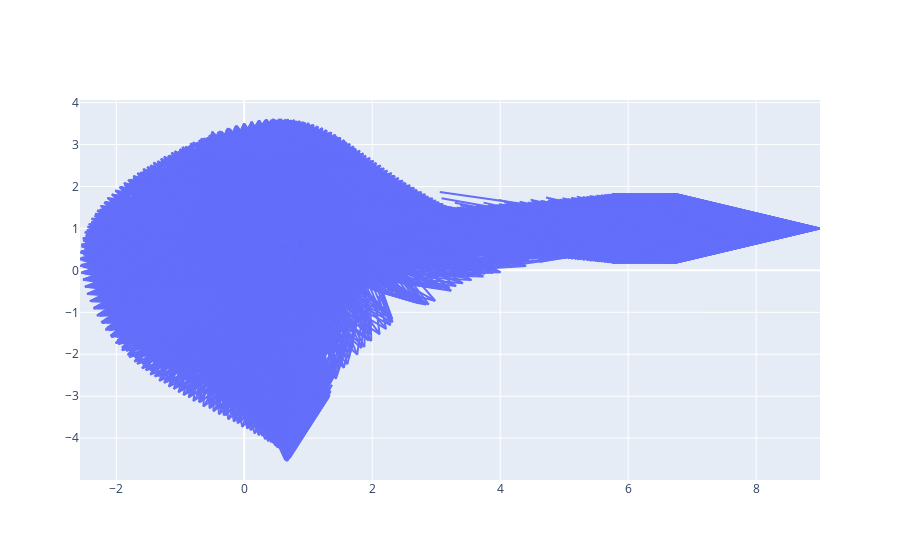

Notebook code for this chart:
### Code cell
# Normalize and set color 
cmap = plt.cm.twilight
cNorm  = colors.Normalize(vmin=0, vmax=1)
scalarMap = cmx.ScalarMappable(norm=cNorm,cmap=cmap)

# Calculating length of the arrow to determine the color values
length = np.hypot(data[3] , data[4])


colorVal = scalarMap.to_rgba(length)
fig, ax = plt.subplots(figsize=(10,10))
fig = ff.create_quiver(data[0], data[1], data[3], data[4], scale= 8)
fig.show()
#flow = ax.quiver(,data[1],data[3],data[4],color = colorVal ,pivot='mid' , scale = 8  )
# ax.set_title('Flow Visualization')
# ax.set_aspect('equal')
# ax.use_sticky_edges = False


#https://stackoverflow.com/questions/25505674/python-matplotlib-add-colorbar
#https://stackoverflow.com/questions/8931268/using-colormaps-to-set-color-of-line-in-matplotlib

# Setting the Color Bar and it labels
# cax = fig.add_axes([0.95, 0.15, 0.02, 0.7])
# cb = mpl.colorbar.ColorbarBase(cax, cmap=cmap, norm=cNorm)
# cax.set_yticklabels(['Low', '','', '', '','High'])
# cb.set_label('Displacement of the particle')


# fig.add_trace(go.Scatter(x=[-.7, .75], y=[0,0],
#                     mode='markers',
#                     marker_size=12,
#                     name='points'))

### Figure 1 — Plotly figure (JSON) as saved in the notebook; plotly's stock layout.template omitted (floating-point values rounded to 4 significant figures; data arrays with more than 128 entries replaced by an {"elided": "..."} marker saying what was removed)
{"data": [{"mode": "lines", "type": "scatter", "x": {"elided": "47068 float values"}, "y": {"elided": "47068 float values"}}], "layout": {"hovermode": "closest"}}
